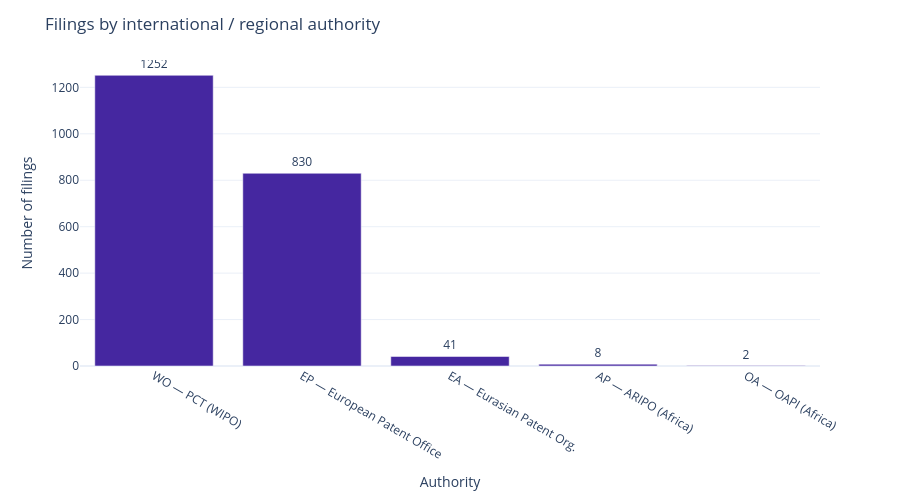

The notebook cell saved with this chart:
### Markdown cell above
## Step 3 — Filings by international / regional authority

We focus on the five **supranational** routes — WO (PCT), EP (European Patent Office), and the regional offices EA (Eurasian), AP (ARIPO), OA (OAPI) — because they show the international ambition of the field. This is the first chart of the notebook.

### Code cell
import plotly.express as px

intl = ["WO", "EP", "EA", "AP", "OA"]
labels = {"WO": "WO — PCT (WIPO)", "EP": "EP — European Patent Office",
          "EA": "EA — Eurasian Patent Org.", "AP": "AP — ARIPO (Africa)",
          "OA": "OA — OAPI (Africa)"}
intl_df = auth[auth['publn_auth'].isin(intl)]
totals = intl_df['publn_auth'].value_counts().reindex(intl).fillna(0).astype(int)
totals_tbl = pd.DataFrame({'authority': [labels[a] for a in totals.index],
                           'filings': totals.values})

fig = px.bar(totals_tbl, x='authority', y='filings', text='filings')
fig.update_traces(marker_color='#4527A0', textposition='outside')
fig.update_layout(title='Filings by international / regional authority',
                  xaxis_title='Authority', yaxis_title='Number of filings',
                  template='plotly_white', height=500)

report_kit.record(210, "intl_authority_totals",
                  "Filings by international / regional authority", fig, totals_tbl, output_dir=OUT,
                  note="Counts distinct applications (filings), not families. WO/EP/EA/AP/OA.")

### Figure 1 — Plotly figure (JSON) as saved in the notebook; plotly's stock layout.template omitted (floating-point values rounded to 4 significant figures)
{"data": [{"hovertemplate": "authority=%{x}<br>filings=%{text}<extra></extra>", "legendgroup": "", "marker": {"color": "#4527A0", "pattern": {"shape": ""}}, "name": "", "orientation": "v", "showlegend": false, "text": [1252.0, 830.0, 41.0, 8.0, 2.0], "textposition": "outside", "type": "bar", "x": ["WO — PCT (WIPO)", "EP — European Patent Office", "EA — Eurasian Patent Org.", "AP — ARIPO (Africa)", "OA — OAPI (Africa)"], "xaxis": "x", "y": [1252, 830, 41, 8, 2], "yaxis": "y"}], "layout": {"barmode": "relative", "height": 500, "legend": {"tracegroupgap": 0}, "margin": {"t": 60}, "title": {"text": "Filings by international / regional authority"}, "xaxis": {"anchor": "y", "domain": [0, 1], "title": {"text": "Authority"}}, "yaxis": {"anchor": "x", "domain": [0, 1], "title": {"text": "Number of filings"}}}}
